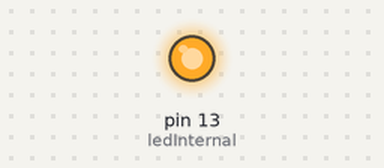
This program was run on a simulated Arduino Uno, built with avr-gcc and run on an emulated ATmega328P. Shown: output pins drawn as LEDs (lit = HIGH).

Above: at 1.0 s.
At 27.0 s:
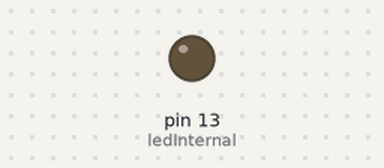
Timing chart, 0 to 31.2 s (numbered marks = the images above):
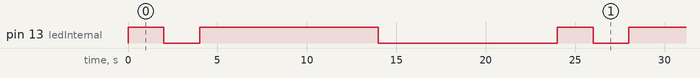

Measured:
- by itself, pin 13 (ledInternal): repeats every 24.0 s: LOW 2.0 s, HIGH 10.0 s, LOW 10.0 s, HIGH 2.0 s
- by itself, everything shown: repeats every 24.0 s, in 4 steps

The program:

main.cpp
```cpp
#include <Arduino.h>
#include "functions.h"

#define ledInternal 13
#define pinDS18 2

OneWire oneWire(pinDS18);  //Pin number for DS18B20 temperature sensor
DallasTemperature sensors(&oneWire);

// --- SETUP ---
void setup() {
    pinMode(ledInternal, OUTPUT);
    sensors.setResolution(10);       //For DS18B20  Sensor
}

// --- LOOP ---
void loop() {
    blinkBaby(ledInternal,2);

    blinkBaby(ledInternal,10);
}
```

functions.h
```cpp
#ifndef FUNCTIONS_H
#define FUNCTIONS_H

#include <Arduino.h>
#include <DallasTemperature.h>

extern DallasTemperature sensors;

void blinkBaby(byte ledInternal, int secondDelay);

float Temperature();


#endif
```

functions.cpp
```cpp
#include <functions.h>

// --- BLINK BABY ---
void blinkBaby(byte ledInternal, int secondDelay) {
    int usecond = secondDelay * 1000;

    digitalWrite(ledInternal, HIGH);
    delay(usecond);
    digitalWrite(ledInternal, LOW);
    delay(usecond);
}

// --- TEMPERATURE ---
float Temperature() {
    sensors.requestTemperatures();             //Fetch temperatures
    float tempC = sensors.getTempCByIndex(0);  //And load variable with correct data
    delay(100);
    return tempC;
}
```
